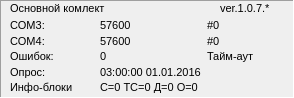
<?xml version="1.0" encoding="UTF-8"?>
<ui version="4.0">
 <class>FrameBM</class>
 <widget class="QFrame" name="FrameBM">
  <property name="geometry">
   <rect>
    <x>0</x>
    <y>0</y>
    <width>294</width>
    <height>98</height>
   </rect>
  </property>
  <property name="windowTitle">
   <string>Frame</string>
  </property>
  <property name="frameShape">
   <enum>QFrame::Panel</enum>
  </property>
  <property name="frameShadow">
   <enum>QFrame::Sunken</enum>
  </property>
  <widget class="QLabel" name="label_28">
   <property name="geometry">
    <rect>
     <x>220</x>
     <y>0</y>
     <width>71</width>
     <height>16</height>
    </rect>
   </property>
   <property name="font">
    <font>
     <pointsize>8</pointsize>
    </font>
   </property>
   <property name="text">
    <string>ver.1.0.7.*</string>
   </property>
  </widget>
  <widget class="QLabel" name="label_27">
   <property name="geometry">
    <rect>
     <x>10</x>
     <y>0</y>
     <width>111</width>
     <height>16</height>
    </rect>
   </property>
   <property name="font">
    <font>
     <pointsize>8</pointsize>
    </font>
   </property>
   <property name="text">
    <string>Основной комлект</string>
   </property>
  </widget>
  <widget class="QWidget" name="layoutWidget">
   <property name="geometry">
    <rect>
     <x>10</x>
     <y>18</y>
     <width>281</width>
     <height>77</height>
    </rect>
   </property>
   <property name="font">
    <font>
     <pointsize>8</pointsize>
    </font>
   </property>
   <layout class="QGridLayout" name="gridLayout">
    <property name="verticalSpacing">
     <number>0</number>
    </property>
    <item row="2" column="0">
     <widget class="QLabel" name="label_16">
      <property name="font">
       <font>
        <pointsize>8</pointsize>
       </font>
      </property>
      <property name="text">
       <string>Ошибок:</string>
      </property>
     </widget>
    </item>
    <item row="2" column="2">
     <widget class="QLabel" name="label_26">
      <property name="font">
       <font>
        <pointsize>8</pointsize>
       </font>
      </property>
      <property name="text">
       <string>Тайм-аут</string>
      </property>
     </widget>
    </item>
    <item row="0" column="1">
     <widget class="QLabel" name="label_15">
      <property name="font">
       <font>
        <pointsize>8</pointsize>
       </font>
      </property>
      <property name="text">
       <string>57600</string>
      </property>
     </widget>
    </item>
    <item row="2" column="1">
     <widget class="QLabel" name="label_21">
      <property name="font">
       <font>
        <pointsize>8</pointsize>
       </font>
      </property>
      <property name="text">
       <string>0</string>
      </property>
     </widget>
    </item>
    <item row="4" column="1">
     <widget class="QLabel" name="label_24">
      <property name="font">
       <font>
        <pointsize>8</pointsize>
       </font>
      </property>
      <property name="text">
       <string>C=0 ТС=0 Д=0 О=0</string>
      </property>
     </widget>
    </item>
    <item row="4" column="0">
     <widget class="QLabel" name="label_25">
      <property name="font">
       <font>
        <pointsize>8</pointsize>
       </font>
      </property>
      <property name="text">
       <string>Инфо-блоки</string>
      </property>
     </widget>
    </item>
    <item row="1" column="2">
     <widget class="QLabel" name="label_23">
      <property name="font">
       <font>
        <pointsize>8</pointsize>
       </font>
      </property>
      <property name="text">
       <string>#0</string>
      </property>
     </widget>
    </item>
    <item row="1" column="0">
     <widget class="QLabel" name="label_20">
      <property name="font">
       <font>
        <pointsize>8</pointsize>
       </font>
      </property>
      <property name="text">
       <string>COM4:</string>
      </property>
     </widget>
    </item>
    <item row="0" column="2">
     <widget class="QLabel" name="label_22">
      <property name="font">
       <font>
        <pointsize>8</pointsize>
       </font>
      </property>
      <property name="text">
       <string>#0</string>
      </property>
     </widget>
    </item>
    <item row="3" column="1">
     <widget class="QLabel" name="label_14">
      <property name="font">
       <font>
        <pointsize>8</pointsize>
       </font>
      </property>
      <property name="text">
       <string>03:00:00 01.01.2016</string>
      </property>
     </widget>
    </item>
    <item row="0" column="0">
     <widget class="QLabel" name="label_19">
      <property name="font">
       <font>
        <pointsize>8</pointsize>
       </font>
      </property>
      <property name="text">
       <string>COM3:</string>
      </property>
     </widget>
    </item>
    <item row="1" column="1">
     <widget class="QLabel" name="label_17">
      <property name="font">
       <font>
        <pointsize>8</pointsize>
       </font>
      </property>
      <property name="text">
       <string>57600</string>
      </property>
     </widget>
    </item>
    <item row="3" column="0">
     <widget class="QLabel" name="label_18">
      <property name="font">
       <font>
        <pointsize>8</pointsize>
       </font>
      </property>
      <property name="text">
       <string>Опрос:</string>
      </property>
     </widget>
    </item>
   </layout>
  </widget>
 </widget>
 <resources/>
 <connections/>
</ui>
